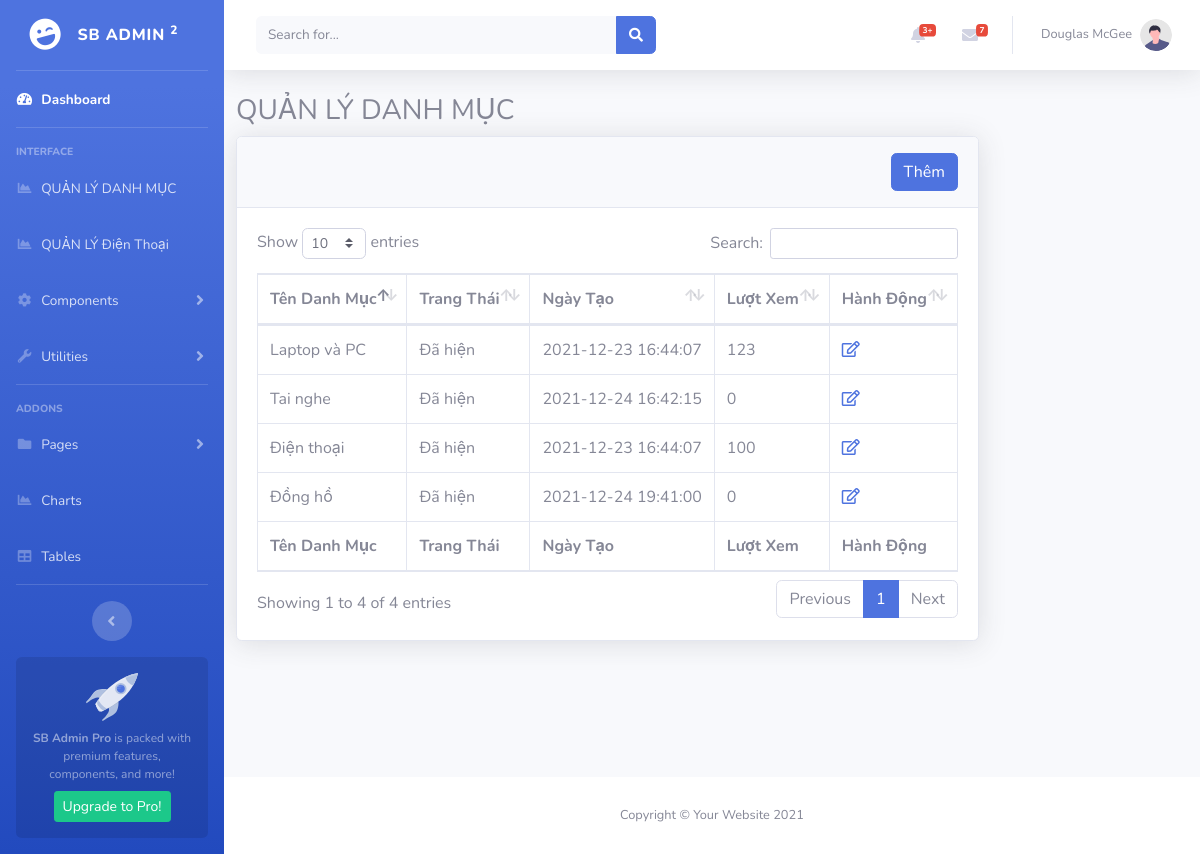
The page /admin/index.php?page=category on the database its author committed.
### tables this page shows
CREATE TABLE `cp_category` (
  `id_category` int(11) NOT NULL,
  `title_category` varchar(200) DEFAULT NULL,
  `status` int(11) DEFAULT NULL,
  `created_at` datetime DEFAULT NULL,
  `total_view` int(11) DEFAULT NULL
);

### admin/modules/category.php (the view, shortened to what this page needs)
<?php
$sql = "SELECT * FROM cp_category";
$data_category = array();
$query = mysqli_query($conn,$sql);
while ($row = mysqli_fetch_array($query,1)) {
    $data_category[] = $row;
}
?>
<div class="row">
    <h3>QUẢN LÝ DANH MỤC</h3>
</div>
<div class="row">
<div class="card shadow mb-4">
    <div class="card-header py-3">
        <button type="button" onclick="add_category();" class="fl-right btn btn-primary">Thêm</button>
    </div>
    <div class="card-body">
        <div class="table-responsive">
            <table class="table table-bordered" id="dataTable" width="100%" cellspacing="0">
                <thead>
                    <tr>
                        <th>Tên Danh Mục</th>
                        <th>Trang Thái</th>
                        <th>Ngày Tạo</th>
                        <th>Lượt Xem</th>
                        <th>Hành Động</th>
                    </tr>
                </thead>
                <tfoot>
                    <tr>
                        <th>Tên Danh Mục</th>
                        <th>Trang Thái</th>
                        <th>Ngày Tạo</th>
                        <th>Lượt Xem</th>
                        <th>Hành Động</th>
                    </tr>
                </tfoot>
                <tbody>
                    <?php
                        $action ='';
                        if ($action == "edit") {
                            foreach ($data_category as $item) {
                                $status = $item['status'] == 1 ? "selected" : "";
                                echo '
                                <tr>
                                <td><input id="title_category-'.$item['id_category'].'" value="'.$item['title_category'].'" type="text" style="border: 1px solid #e3e6f0"></td>
                                    <td><select name="" id="status_category">
                                    <option '.$status.' value="0">Ẩn</option>
                                    <option '.$status.' value="1">Hiện</option>
                                     </select></td>
                                    <td>'.$item['created_at'].'</td>
                                    <td>'.$item['total_view'].'</td>
                                    <td><i onclick="update_category('.$item['id_category'].');" class="myIcon icon_update far fa-save"></i><i onclick="delete_category('.$item['id_category'].');" class="myIcon icon_del far fa-trash-alt"></i></td>
                                </tr>
                                ';
                            }
                        } else {
                            foreach ($data_category as $item) {
                                $status = $item['status'] == 1 ? "Đã hiện" : "Đang ẩn";
                                echo '
                                <tr>
                                <td>'.$item['title_category'].'</td>
                                    <td>'.$status.'</td>
                                    <td>'.$item['created_at'].'</td>
                                    <td>'.$item['total_view'].'</td>
                                    <td><a href="?page=category&do=edit&id='.$item['id_category'].'"><i class="far fa-edit"></i></a></td>
                                </tr>
                                ';
                            }
                        }
                    ?>
                </tbody>
            </table>
        </div>
    </div>
</div>
</div>

### admin/assets/css/style.css (style rules this page uses)
.fl-right { float: right; }

### rows shown on the page
cp_category: title_category "Điện thoại", status "Đã hiện", created_at "2021-12-23 16:44:07", total_view "100"
cp_category: title_category "Laptop và PC", status "Đã hiện", created_at "2021-12-23 16:44:07", total_view "123"
cp_category: title_category "Tai nghe", status "Đã hiện", created_at "2021-12-24 16:42:15", total_view "0"
cp_category: title_category "Đồng hồ", status "Đã hiện", created_at "2021-12-24 19:41:00", total_view "0"
